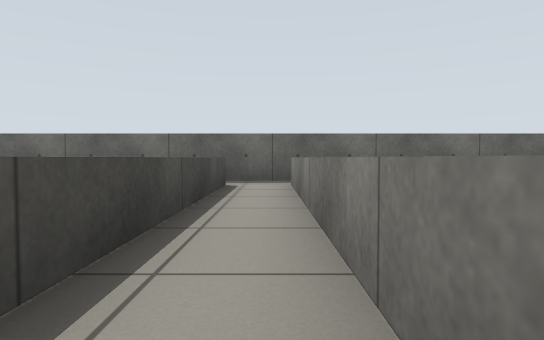
[1] (above)

22 first-person views from a walk through a Gazebo world. The camera is 0.5 m above the floor, tilts 2° down and sees 75° across. The floor is counted in squares, 1 m on a side. Each view is taken from the middle of a square. On the plan, view 1 faces up. The plan holds only what a view shows up to about 9 squares ahead; the rest is blank.

[2]
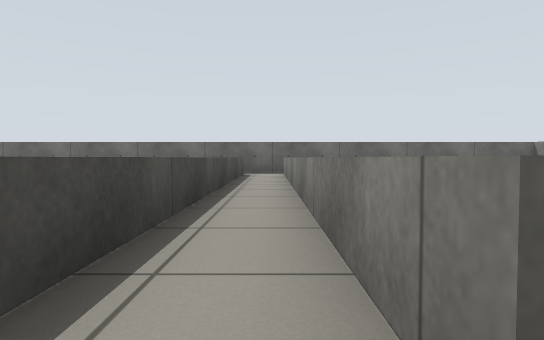

[3]
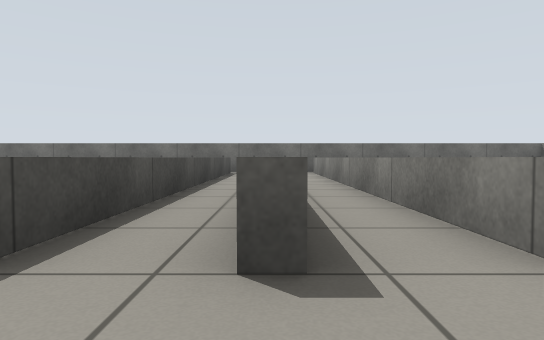

[4]
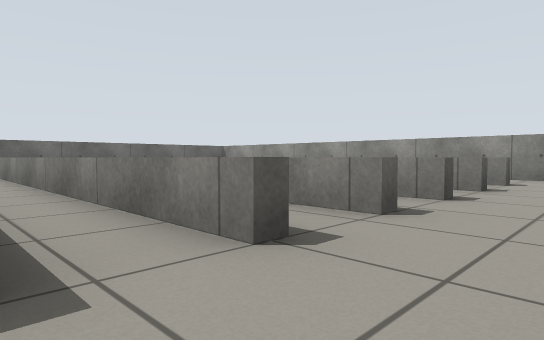

[5]
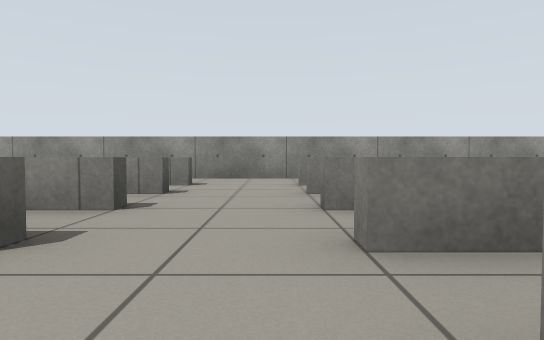

[6]
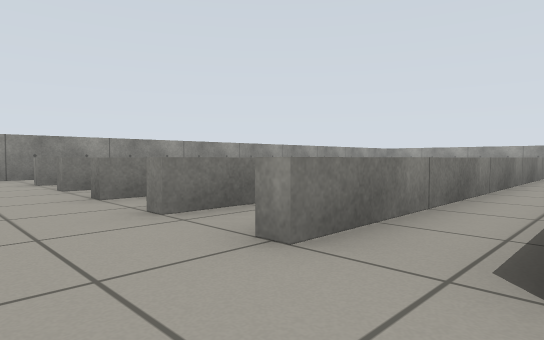

[7]
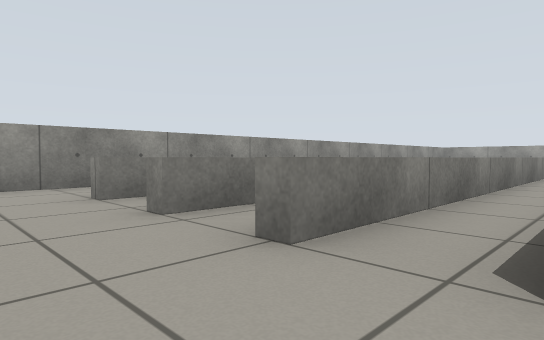

[8]
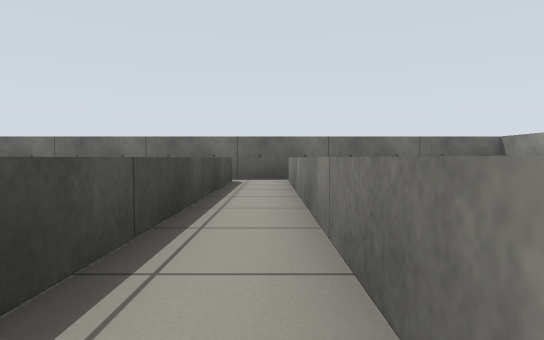

[9]
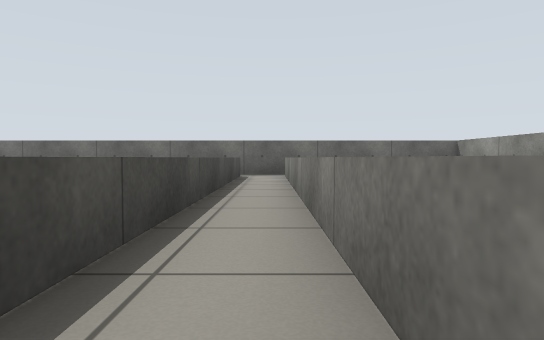

[10]
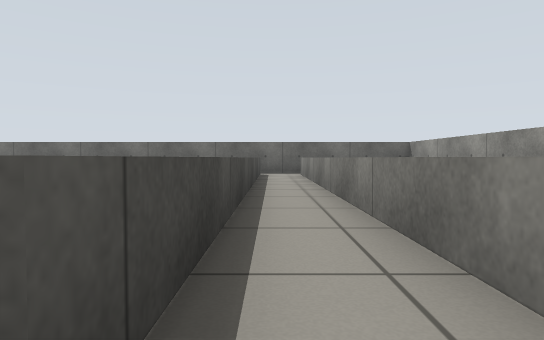

[11]
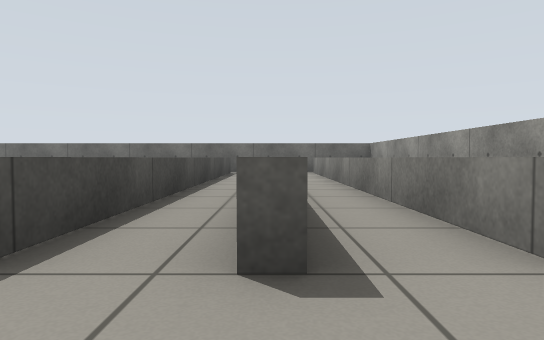

[12]
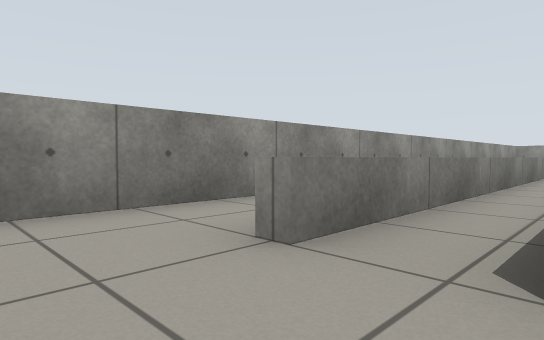

[13]
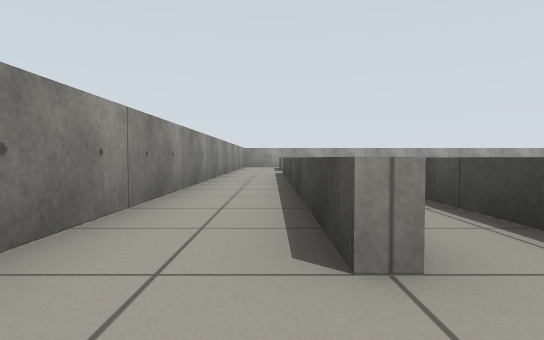

[14]
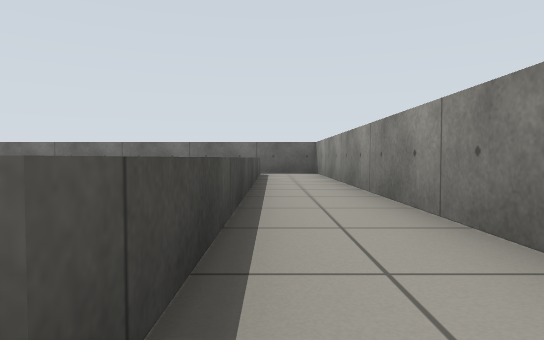

[15]
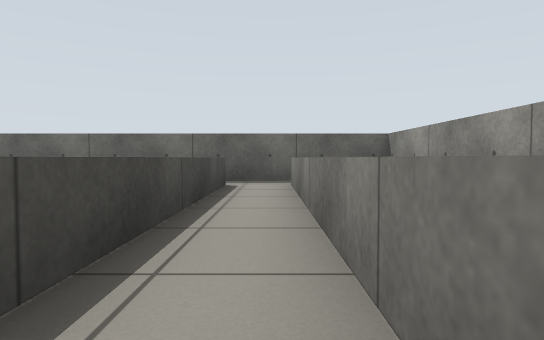

[16]
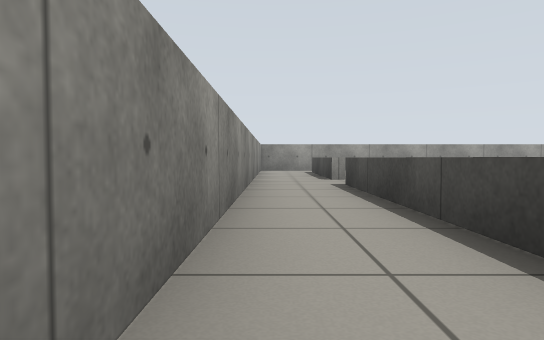

[17]
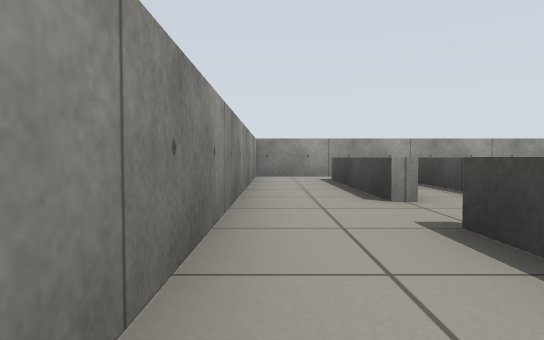

[18]
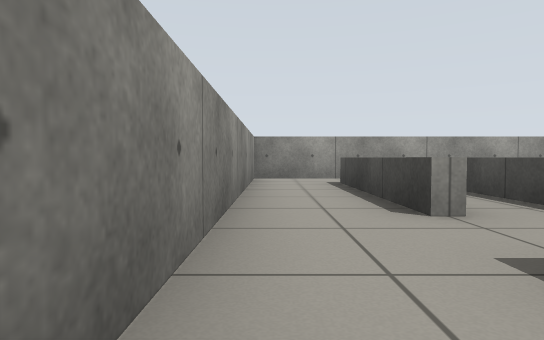

[19]
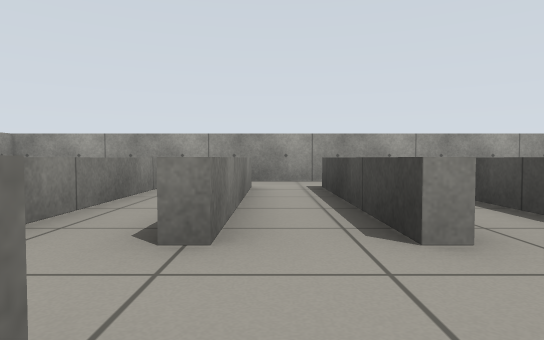

[20]
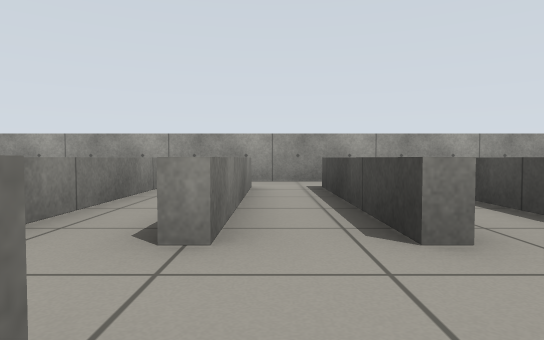

[21]
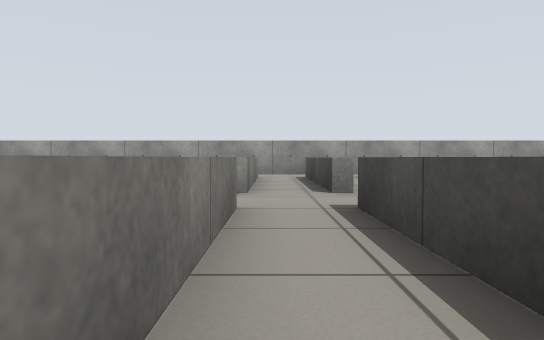

[22]
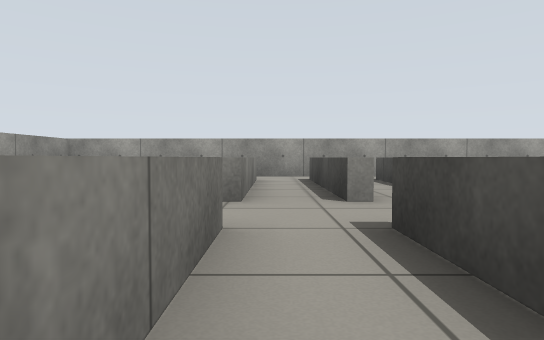

### Floor plan
Key: @ floor where view 1 was taken; # wall or solid block; . floor; = window, fence, low wall or low ledge.
Columns run from 6 left of view 1 to 9 right of it. Each row starts with its distance up from view 1.
  7 ################
  6   = ==.==.==.=.#
  5   = ==.==.==.=.#
  4   = ==.==.==.=.#
  3   = ==.==.==.=.#
  2   = ==.==.==.=.#
  1   = ==.==.==.=.#
  0   = ==@==.==.=.#
 -1   = ==.==.==.=.#
 -2     ==.==.==.=.#
 -3     ==.==.==.=.#
 -4     ...........#
 -5      ..........#
 -6       .==.==.=.#
 -7       .==.==.=.#
 -8       .==.==.=.#
 -9       .==.==.=.#
-10       .==.==.=.#
-11       .==.==.=.#
-12       .==.==.=.#
-13      =.==.==.=.#
-14      =.==.== =.#
-15     ==.==.== =.#
-16      ..........#
-17     ==.==.==.=.#
-18   = ==.==.==.=.#
-19   = ==.==.==.=.#
-20   = ==.==.== =.#
-21   = ==.==.== =.#
-22      .....   ..#
-23 ################

Positions as (right, up) in squares from view 1, and headings:
1: (0, 0), facing up
2: (0, -4), facing up
3: (-1, -5), facing up
4: (-1, -5), facing up-right
5: (0, -5), facing right
6: (-1, -4), facing down-right
7: (2, -4), facing down-right
8: (3, -1), facing up
9: (3, -3), facing up
10: (4, -4), facing up
11: (5, -5), facing up
12: (5, -4), facing down-right
13: (7, -4), facing down
14: (7, -4), facing up
15: (6, 0), facing up
16: (8, -9), facing down
17: (8, -13), facing down
18: (8, -14), facing down
19: (3, -15), facing down
20: (0, -15), facing down
21: (0, -12), facing down
22: (3, -13), facing down
